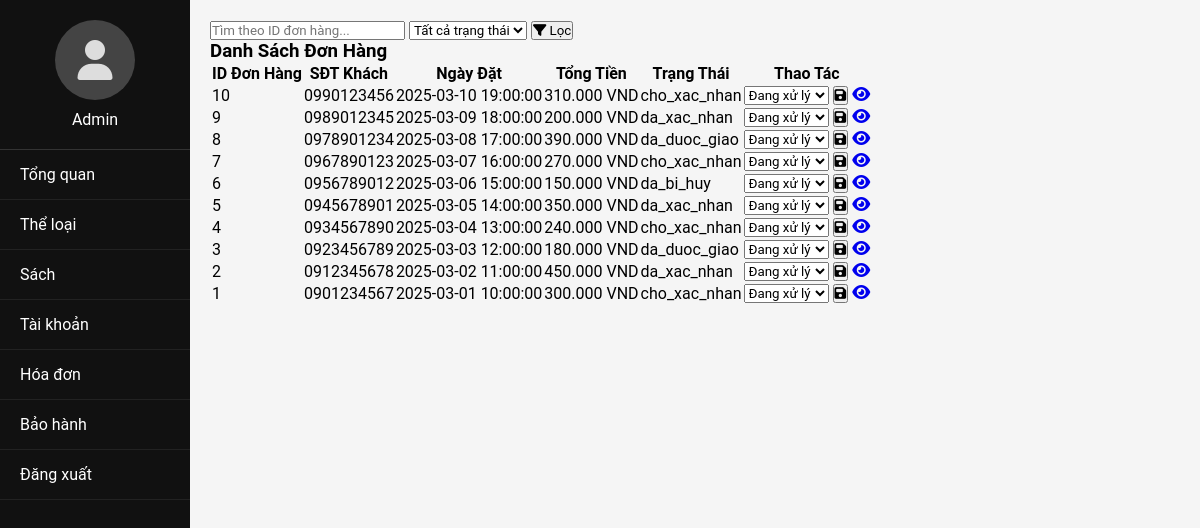
Before: /PHP/hoadon.php with the older database file.
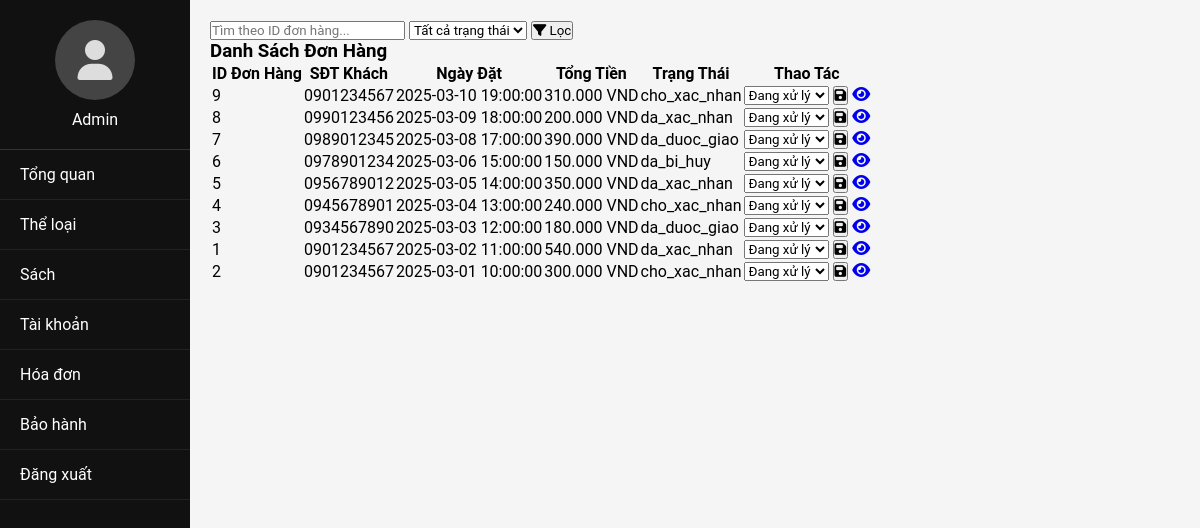
After: the same page with the newer database file.
### tables this page shows
CREATE TABLE DONHANG (
    donhang_id INT PRIMARY KEY AUTO_INCREMENT,
    user_id INT,
    ngay_dat DATETIME,
    tong_tien DECIMAL(10,2),
    trang_thai VARCHAR(20) CHECK (trang_thai IN ('cho_xac_nhan', 'da_xac_nhan', 'da_duoc_giao', 'da_bi_huy')),
    FOREIGN KEY (user_id) REFERENCES `USER`(user_id)
);

CREATE TABLE `USER` (
    user_id INT PRIMARY KEY AUTO_INCREMENT,
    mat_khau VARCHAR(255),
    ho_ten VARCHAR(255),
    sdt VARCHAR(20),
    dia_chi VARCHAR(255),
    ngay_sinh DATETIME,
    quyen VARCHAR(20) CHECK (quyen IN ('Admin', 'KhachHang')),
    giohang_id INT
);

### PHP/hoadon.php (the view, shortened to what this page needs)
<?php
require_once 'db_connect.php';
$search_query = '';
$where_clause = [];
$where_sql = $where_clause ? "WHERE " . implode(" AND ", $where_clause) : "";
$sql_orders = "SELECT dh.donhang_id, dh.ngay_dat, dh.tong_tien, dh.trang_thai, u.sdt
               FROM DONHANG dh
               JOIN USER u ON dh.user_id = u.user_id
               $where_sql
               ORDER BY dh.ngay_dat DESC";
$result_orders = $conn->query($sql_orders);
?>
<!DOCTYPE html>
<html lang="vi">
<head>
    <link rel="stylesheet" href="https://cdnjs.cloudflare.com/ajax/libs/font-awesome/6.4.0/css/all.min.css">
    <link rel="stylesheet" href="../CSS/admin.css">
    <link rel="stylesheet" href="../CSS/index.css">
</head>
<body>
    <div class="sidebar">
        <div class="admin-profile" onclick="window.location.href='admin.php';" style="cursor:pointer;">
            <div class="admin-avatar">
                <i class="fas fa-user"></i>
            </div>
            <div>Admin</div>
        </div>
        <div class="menu-item" data-target="admin.php">Tổng quan</div>
        <div class="menu-item" data-target="edit_loaisach.php">Thể loại</div>
        <div class="menu-item" data-target="edit_sach.php">Sách</div>
        <div class="menu-item" data-target="edit_taikhoan.php">Tài khoản</div>
        <div class="menu-item active" data-target="hoa_don.php">Hóa đơn</div>
        <div class="menu-item" data-target="admin_warranty.php">Bảo hành</div>
        <div class="menu-item" data-target="logout.php">Đăng xuất</div>
    </div>
    <div class="content">
        <div class="filter-container">
            <form class="filter-form" method="GET" action="">
                <input type="text" name="search" placeholder="Tìm theo ID đơn hàng..." value="<?php echo htmlspecialchars($search_query); ?>">
                <select name="status">
                    <option value="">Tất cả trạng thái</option>
                </select>
                <button type="submit"><i class="fas fa-filter"></i> Lọc</button>
            </form>
        </div>
        <div class="section">
            <h3>Danh Sách Đơn Hàng</h3>
            <?php if ($result_orders->num_rows > 0): ?>
                <table class="product-table">
                    <thead>
                        <tr>
                            <th>ID Đơn Hàng</th>
                            <th>SĐT Khách</th>
                            <th>Ngày Đặt</th>
                            <th>Tổng Tiền</th>
                            <th>Trạng Thái</th>
                            <th>Thao Tác</th>
                        </tr>
                    </thead>
                    <tbody>
                        <?php while ($order = $result_orders->fetch_assoc()): ?>
                            <tr>
                                <td><?php echo htmlspecialchars($order['donhang_id']); ?></td>
                                <td><?php echo htmlspecialchars($order['sdt']); ?></td>
                                <td><?php echo htmlspecialchars($order['ngay_dat']); ?></td>
                                <td><?php echo number_format($order['tong_tien'], 0, ',', '.'); ?> VND</td>
                                <td><?php echo htmlspecialchars($order['trang_thai']); ?></td>
                                <td class="action-buttons">
                                    <form method="POST" action="" style="display:inline;">
                                        <select name="trang_thai">
                                            <option value="Dang xu ly" <?php if ($order['trang_thai'] == ' разом xu ly') echo 'selected'; ?>>Đang xử lý</option>
                                        </select>
                                        <button type="submit" name="update_status" class="edit-btn"><i class="fas fa-save"></i></button>
                                    </form>
                                    <a href="?details=<?php echo $order['donhang_id']; ?>" class="edit-btn"><i class="fas fa-eye"></i></a>
                                </td>
                            </tr>
                        <?php endwhile; ?>
                    </tbody>
                </table>
            <?php else: ?>
                <p>Không tìm thấy đơn hàng nào.</p>
            <?php endif; ?>
        </div>
    </div>
</body>
</html>

### CSS/admin.css (style rules this page uses)
* { margin: 0; padding: 0; box-sizing: border-box; font-family: 'Segoe UI', Tahoma, Geneva, Verdana, sans-serif; }
body { display: flex; background-color: #f5f5f5; }
.sidebar { width: 190px; height: 100vh; background-color: #111; color: white; position: fixed; left: 0; top: 0; }
.admin-profile { display: flex; flex-direction: column; align-items: center; padding: 20px 0; border-bottom: 1px solid #333; }
.admin-avatar { width: 80px; height: 80px; border-radius: 50%; background-color: #444; display: flex; align-items: center; justify-content: center; margin-bottom: 10px; }
.admin-avatar i { font-size: 40px; color: #ddd; }
.menu-item { padding: 15px 20px; border-bottom: 1px solid #222; cursor: pointer; transition: background-color 0.3s; }
.content { margin-left: 190px; width: calc(100% - 190px); padding: 20px; }

### CSS/index.css (style rules this page uses)
* { margin: 0; padding: 0; box-sizing: border-box; font-family: "Roboto", Arial, sans-serif; text-decoration: none; }
body { overflow-x: hidden; }

Changed rows visible on the page:
removed donhang: donhang_id "10", user.sdt "0990123456", ngay_dat "2025-03-10 19:00:00", tong_tien "310.000", trang_thai "cho_xac_nhan"
changed donhang id 9: user.sdt "0989012345" → "0901234567"; ngay_dat "2025-03-09 18:00:00" → "2025-03-10 19:00:00"; tong_tien "200.000" → "310.000"; trang_thai "da_xac_nhan" → "cho_xac_nhan"
changed donhang id 8: user.sdt "0978901234" → "0990123456"; ngay_dat "2025-03-08 17:00:00" → "2025-03-09 18:00:00"; tong_tien "390.000" → "200.000"; trang_thai "da_duoc_giao" → "da_xac_nhan"
changed donhang id 7: user.sdt "0967890123" → "0989012345"; ngay_dat "2025-03-07 16:00:00" → "2025-03-08 17:00:00"; tong_tien "270.000" → "390.000"; trang_thai "cho_xac_nhan" → "da_duoc_giao"
changed donhang "da_bi_huy": user.sdt "0956789012" → "0978901234"
changed donhang id 5: user.sdt "0945678901" → "0956789012"
changed donhang id 4: user.sdt "0934567890" → "0945678901"
changed donhang id 3: user.sdt "0923456789" → "0934567890"
changed donhang id 1: ngay_dat "2025-03-01 10:00:00" → "2025-03-02 11:00:00"; tong_tien "300.000" → "540.000"; trang_thai "cho_xac_nhan" → "da_xac_nhan"; moves up the list
changed donhang id 2: user.sdt "0912345678" → "0901234567"; ngay_dat "2025-03-02 11:00:00" → "2025-03-01 10:00:00"; tong_tien "450.000" → "300.000"; trang_thai "da_xac_nhan" → "cho_xac_nhan"
